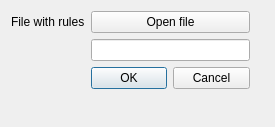
<?xml version="1.0" encoding="UTF-8"?>
<ui version="4.0">
 <class>DialogNewGameClass</class>
 <widget class="QDialog" name="DialogNewGameClass">
  <property name="geometry">
   <rect>
    <x>0</x>
    <y>0</y>
    <width>275</width>
    <height>127</height>
   </rect>
  </property>
  <property name="windowTitle">
   <string>New game</string>
  </property>
  <widget class="QWidget" name="formLayoutWidget">
   <property name="geometry">
    <rect>
     <x>0</x>
     <y>0</y>
     <width>261</width>
     <height>121</height>
    </rect>
   </property>
   <layout class="QFormLayout" name="formLayout">
    <item row="2" column="1">
     <widget class="QLineEdit" name="lineEditRulesFileName">
      <property name="readOnly">
       <bool>true</bool>
      </property>
     </widget>
    </item>
    <item row="1" column="1">
     <widget class="QPushButton" name="buttonSelectFile">
      <property name="text">
       <string>Open file</string>
      </property>
     </widget>
    </item>
    <item row="1" column="0">
     <widget class="QLabel" name="labelRulesFile">
      <property name="text">
       <string>File with rules</string>
      </property>
     </widget>
    </item>
    <item row="3" column="1">
     <widget class="QDialogButtonBox" name="buttonBox">
      <property name="orientation">
       <enum>Qt::Horizontal</enum>
      </property>
      <property name="standardButtons">
       <set>QDialogButtonBox::Cancel|QDialogButtonBox::Ok</set>
      </property>
      <property name="centerButtons">
       <bool>false</bool>
      </property>
     </widget>
    </item>
   </layout>
  </widget>
 </widget>
 <layoutdefault spacing="6" margin="11"/>
 <resources/>
 <connections>
  <connection>
   <sender>buttonBox</sender>
   <signal>accepted()</signal>
   <receiver>DialogNewGameClass</receiver>
   <slot>accept()</slot>
   <hints>
    <hint type="sourcelabel">
     <x>239</x>
     <y>86</y>
    </hint>
    <hint type="destinationlabel">
     <x>199</x>
     <y>149</y>
    </hint>
   </hints>
  </connection>
  <connection>
   <sender>buttonBox</sender>
   <signal>rejected()</signal>
   <receiver>DialogNewGameClass</receiver>
   <slot>reject()</slot>
   <hints>
    <hint type="sourcelabel">
     <x>239</x>
     <y>86</y>
    </hint>
    <hint type="destinationlabel">
     <x>199</x>
     <y>149</y>
    </hint>
   </hints>
  </connection>
 </connections>
</ui>
